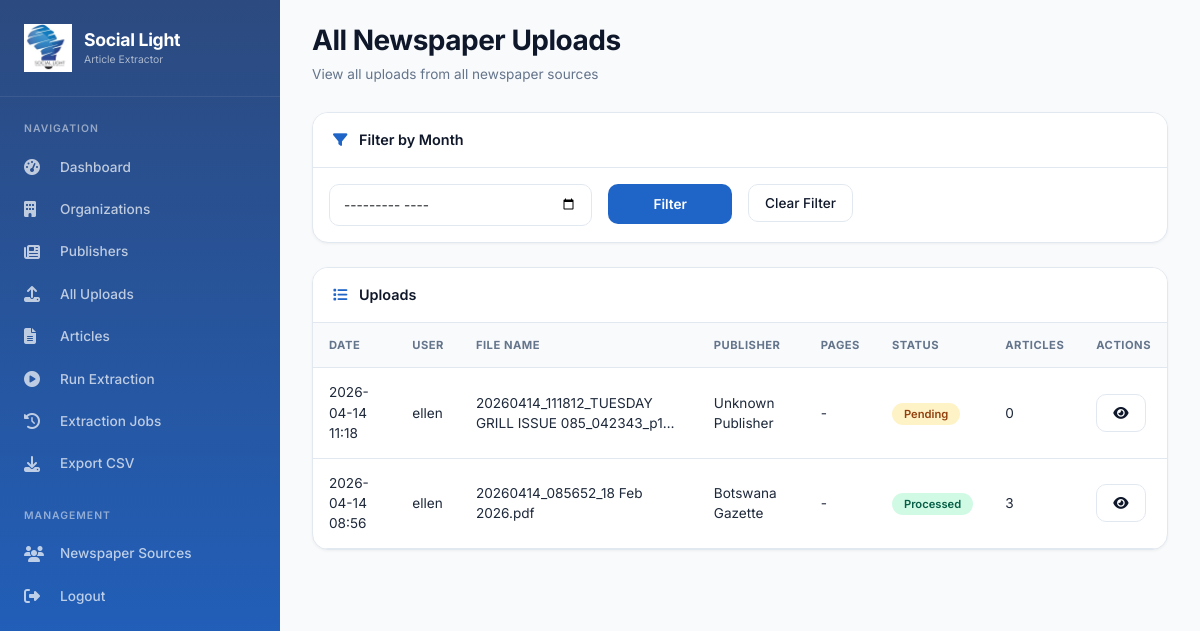
Page /organisations/all-uploads/ (signed in) on the committed database.
### organisations/models.py (models this page shows, shortened)
class NewspaperUpload(models.Model):
    STATUS_CHOICES = [
        ('pending', 'Pending'),
        ('processed', 'Processed'),
        ('failed', 'Failed'),
    ]
    user = models.ForeignKey(settings.AUTH_USER_MODEL, on_delete=models.CASCADE, related_name='newspaper_uploads')
    file_name = models.CharField(max_length=200)
    file_path = models.CharField(max_length=500)
    file_size = models.IntegerField(default=0)
    page_count = models.IntegerField(default=0)
    publisher = models.ForeignKey(Publisher, on_delete=models.SET_NULL, null=True, blank=True)
    publisher_name = models.CharField(max_length=200, blank=True, null=True)
    publication_date = models.DateField(blank=True, null=True)
    status = models.CharField(max_length=20, choices=STATUS_CHOICES, default='pending')
    uploaded_at = models.DateTimeField(auto_now_add=True)
    processed_at = models.DateTimeField(blank=True, null=True)
    class Meta:
        ordering = ['-uploaded_at']

### users/models.py (models this page shows, shortened)
class User(AbstractUser):
    phone = models.CharField(max_length=20, blank=True, null=True)
    class Meta:
        db_table = 'users'

### organisations/views.py (the view)
# urls.py: path('all-uploads/', views.all_uploads, name='all_uploads'),
@staff_member_required
def all_uploads(request):
    uploads = NewspaperUpload.objects.all().order_by('-uploaded_at')
    month = request.GET.get('month')
    if month:
        year, month_num = month.split('-')
        uploads = uploads.filter(publication_date__year=int(year), publication_date__month=int(month_num))
    context = {
        'uploads': uploads,
        'current_month': request.GET.get('month', ''),
    }
    return render(request, 'organisations/all_uploads.html', context)

### templates/organisations/all_uploads.html (shortened to what this page needs)
{% extends 'base.html' %}
{% block content %}
<div class="page-header">
    <h1>All Newspaper Uploads</h1>
    <p>View all uploads from all newspaper sources</p>
</div>
<div class="section-card mb-4">
    <div class="section-header">
        <i class="fas fa-filter"></i> Filter by Month
    </div>
    <div class="p-3">
        <form method="get" class="row g-3">
            <div class="col-md-4">
                <input type="month" name="month" class="form-control" value="{{ current_month }}">
            </div>
            <div class="col-md-2">
                <button type="submit" class="btn btn-primary w-100">Filter</button>
            </div>
            <div class="col-md-6">
                <a href="{% url 'organisations:all_uploads' %}" class="btn btn-outline-primary">Clear Filter</a>
            </div>
        </form>
    </div>
</div>
<div class="section-card">
    <div class="section-header">
        <i class="fas fa-list"></i> Uploads
    </div>
    <div class="table-responsive">
        <table class="data-table">
            <thead>
                <tr>
                    <th>Date</th>
                    <th>User</th>
                    <th>File Name</th>
                    <th>Publisher</th>
                    <th>Pages</th>
                    <th>Status</th>
                    <th>Articles</th>
                    <th>Actions</th>
                </tr>
            </thead>
            <tbody>
                {% for upload in uploads %}
                <tr>
                    <td>{{ upload.uploaded_at|date:"Y-m-d H:i" }}</td>
                    <td>{{ upload.user.username }}</td>
                    <td>{{ upload.file_name|truncatechars:50 }}</td>
                    <td>{{ upload.publisher_name|default:"-" }}</td>
                    <td>{{ upload.page_count|default:"-" }}</td>
                    <td>
                        {% if upload.status == 'processed' %}
                            <span class="badge-success">Processed</span>
                        {% elif upload.status == 'pending' %}
                            <span class="badge-warning">Pending</span>
                        {% else %}
                            <span class="badge-danger">Failed</span>
                        {% endif %}
                    </td>
                    <td>{{ upload.articles.count }}</td>
                    <td>
                        <a href="{% url 'organisations:upload_detail' upload.id %}" class="btn btn-sm btn-outline-primary">
                            <i class="fas fa-eye"></i>
                        </a>
                    </td>
                </tr>
                {% empty %}
                <tr>
                    <td colspan="8" class="text-center py-4 text-muted">No uploads found</td>
                </tr>
                {% endfor %}
            </tbody>
        </table>
    </div>
</div>
{% endblock %}

### templates/base.html (style rules this page uses)
* { margin: 0; padding: 0; box-sizing: border-box; }
body { font-family: 'Inter', -apple-system, BlinkMacSystemFont, 'Segoe UI', Roboto, sans-serif; background-color: #f8fafc; overflow-x: hidden; }
.page-header { margin-bottom: 28px; }
.page-header h1 { font-size: 1.75rem; font-weight: 700; color: #0f172a; margin: 0; letter-spacing: -0.5px; }
.page-header p { color: #64748b; font-size: 0.85rem; margin: 6px 0 0; }
.section-card { background: white; border-radius: 16px; box-shadow: 0 1px 3px rgba(0,0,0,0.05); border: 1px solid #e2e8f0; margin-bottom: 24px; overflow: hidden; }
.section-header { padding: 16px 20px; border-bottom: 1px solid #e2e8f0; background: white; font-weight: 600; font-size: 0.9rem; color: #0f172a; }
.section-header i { margin-right: 8px; color: #1F64C7; }
.form-control, .form-select { border-radius: 10px; border: 1.5px solid #e2e8f0; padding: 10px 14px; font-size: 0.85rem; transition: all 0.2s; }
.btn-primary { background: #1F64C7; border: none; padding: 10px 20px; font-size: 0.85rem; font-weight: 600; border-radius: 10px; transition: all 0.2s; }
.btn-outline-primary { border: 1.5px solid #e2e8f0; background: white; color: #0f172a; padding: 8px 16px; font-size: 0.85rem; font-weight: 500; border-radius: 10px; }
.data-table { width: 100%; }
.data-table th { font-size: 0.7rem; font-weight: 700; text-transform: uppercase; letter-spacing: 0.5px; color: #64748b; padding: 14px 16px; background: #f8fafc; border-bottom: 1px solid #e2e8f0; }
.data-table td { padding: 14px 16px; font-size: 0.85rem; border-bottom: 1px solid #e2e8f0; color: #1e293b; }
.badge-success { background: #d1fae5; color: #065f46; padding: 4px 12px; border-radius: 20px; font-size: 0.7rem; font-weight: 600; }
.badge-warning { background: #fef3c7; color: #92400e; padding: 4px 12px; border-radius: 20px; font-size: 0.7rem; font-weight: 600; }

### rows in the picture
NewspaperUpload: uploaded_at "2026-04-14 11:18", user.username "ellen", file_name "20260414_111812_TUESDAY GRILL ISSUE 085_042343_p1…", publisher_name "Unknown Publisher", page_count "-", status "Pending", articles.count "0"
NewspaperUpload: uploaded_at "2026-04-14 08:56", user.username "ellen", file_name "20260414_085652_18 Feb 2026.pdf", publisher_name "Botswana Gazette", page_count "-", status "Processed", articles.count "3"
